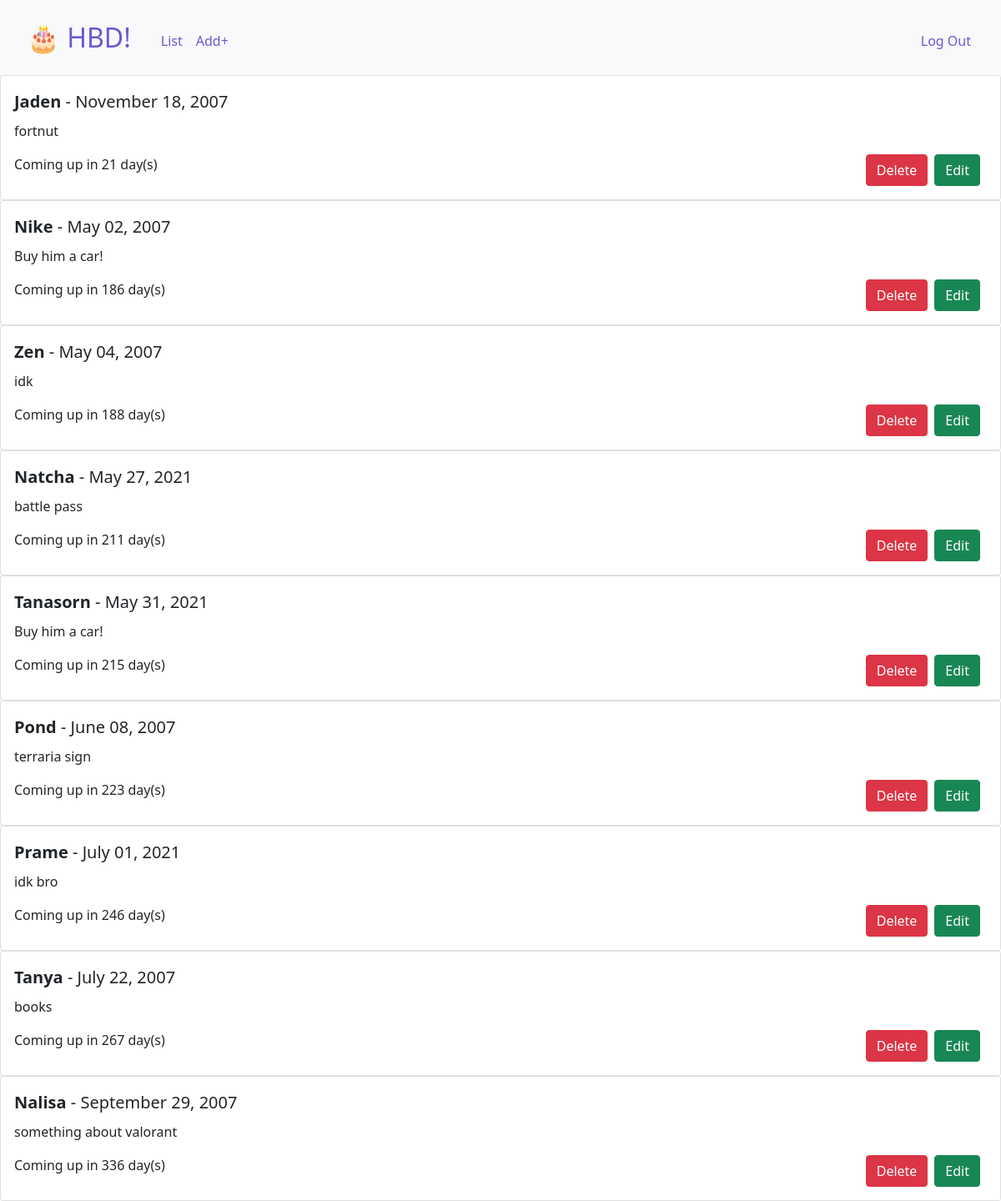
The page / (signed in) on the database its author committed.
### tables this page shows
CREATE TABLE plus (
add_id INTEGER PRIMARY KEY AUTOINCREMENT NOT NULL,
user_id INTEGER NOT NULL,
name TEXT NOT NULL,
month TEXT NOT NULL,
day TEXT NOT NULL,
year TEXT NOT NULL,
message TEXT NOT NULL,
elapsed_time INTEGER NOT NULL
);

### application.py (the view)
@app.route("/")
@login_required
def index():
        List, Dict = [], {}
        plus = db.execute("SELECT * FROM plus WHERE user_id = :ID", ID = session["user_id"])
        for i in range(len(plus)):
            birthdate = datetime.datetime(datetime.date.today().year, int(plus[i]["month"]), int(plus[i]["day"]))
            elapsed = (birthdate - datetime.datetime.now()).days + 1
            if elapsed < 0:
                elapsed = elapsed + 365
            db.execute("UPDATE plus SET elapsed_time = :elapsed_time WHERE add_id = :add_id", elapsed_time=elapsed, add_id=plus[i]["add_id"])
        plus = db.execute("SELECT * FROM plus WHERE user_id = :ID ORDER BY elapsed_time ASC", ID=session["user_id"])
        for i in range(len(plus)):
            birthdate = datetime.datetime(datetime.date.today().year, int(plus[i]["month"]), int(plus[i]["day"]))
            Dict["elapsed_time"] = plus[i]["elapsed_time"]
            Dict["id"] = plus[i]["add_id"]
            Dict["name"] = plus[i]["name"]
            Dict["message"] = plus[i]["message"]
            Dict["year"] = plus[i]["year"]
            Dict["month"] = birthdate.strftime("%B")
            Dict["day"] = birthdate.strftime("%d")
            List.append({"id": Dict["id"], "name": Dict["name"], "message": Dict["message"], "year": Dict["year"], "month": Dict["month"], "day": Dict["day"], "elapsed_time": Dict["elapsed_time"]})
        return render_template("index.html", List=List, plus=len(plus))

### helpers.py (called while the page is built)
def login_required(f):
    @wraps(f)
    def decorated_function(*args, **kwargs):
        if session.get("user_id") is None:
            return redirect("/login")
        return f(*args, **kwargs)
    return decorated_function

### templates/index.html
{% extends "layout.html" %}
{%  block body %}
    {% if plus != 0 %}
        {% for i in List %}
            <div class="card" style="width: 50 rem;">
                <div class="card-body">
                    <p class="card-title fs-5"><strong>{{ i['name'] }}</strong> - {{ i['month'] }} {{ i['day'] }}, {{ i['year'] }}</p>
                    <p class="card-text">{{ i['message'] }}</p>
                    <p class="card-text">Coming up in {{ i['elapsed_time'] }} day(s)
                    <input class="btn btn-success mx-2" type="submit" style="float: right;" value="Edit" onclick="document.location='/edit/{{ i['id'] }}'">
                    <input class="btn btn-danger" type="submit" style="float: right;" value="Delete" onclick="document.location='/delete/{{ i['id'] }}'">
                    </p>
                </div>
            </div>
        {% endfor %}
    {% else %}
        <br><br>
        <p style="color:gray" class="fs-2 text-center">Currently, you have no reminders.</p>
    {% endif %}
{% endblock %}

### templates/layout.html (shortened to what this page needs)
<!DOCTYPE html>
<html lang="en">
    <head>
        <link href="https://cdn.jsdelivr.net/npm/bootstrap@5.0.0-beta2/dist/css/bootstrap.min.css" rel="stylesheet">
    </head>
    <body>
        <link rel="stylesheet" href="https://cdnjs.cloudflare.com/ajax/libs/font-awesome/4.7.0/css/font-awesome.min.css">
        <nav class="navbar navbar-expand-lg navbar-light bg-light p-3">
                <a class="navbar-brand mr-auto mx-3 fs-2 btn-light" style="color:SlateBLue" href="/">&#127874; HBD!</a>
                    <div class="fluid container" id="navbar">
                        {% if session.user_id %}
                            <ul class="navbar-nav mr-auto mt-2">
                                <li class="nav-item"><a class="nav-link" style="color:SlateBLue" href="/">List</a></li>
                                <li class="nav-item"><a class="nav-link" style="color:SlateBLue" href="/add">Add+</a></li>
                            </ul>
                            <ul class="navbar-nav ml-auto mt-2">
                                <li class="nav-item"><a class="nav-link" style="color:SlateBLue" href="/logout">Log Out</a></li>
                            </ul>
                        {% else %}
                            <ul class="navbar-nav ml-auto mt-2">
                                <li class="nav-item"><a class="nav-link" href="/register" style="color:SlateBlue">Register</a></li>
                                <li class="nav-item"><a class="nav-link" href="/login" style="color:SlateBlue">Log In</a></li>
                            </ul>
                        {% endif %}
                    </div>
        </nav>
        {% block body %}
        {% endblock %}
    </body>
</html>

### rows shown on the page
plus: name "Jaden", month "November", day "18", year "2007", message "fortnut", elapsed_time "21"
plus: name "Nike", month "May", day "02", year "2007", message "Buy him a car!", elapsed_time "186"
plus: name "Zen", month "May", day "04", year "2007", message "idk", elapsed_time "188"
plus: name "Natcha", month "May", day "27", year "2021", message "battle pass", elapsed_time "211"
plus: name "Tanasorn", month "May", day "31", year "2021", message "Buy him a car!", elapsed_time "215"
plus: name "Pond", month "June", day "08", year "2007", message "terraria sign", elapsed_time "223"
plus: name "Prame", month "July", day "01", year "2021", message "idk bro", elapsed_time "246"
plus: name "Tanya", month "July", day "22", year "2007", message "books", elapsed_time "267"
plus: name "Nalisa", month "September", day "29", year "2007", message "something about valorant", elapsed_time "336"
